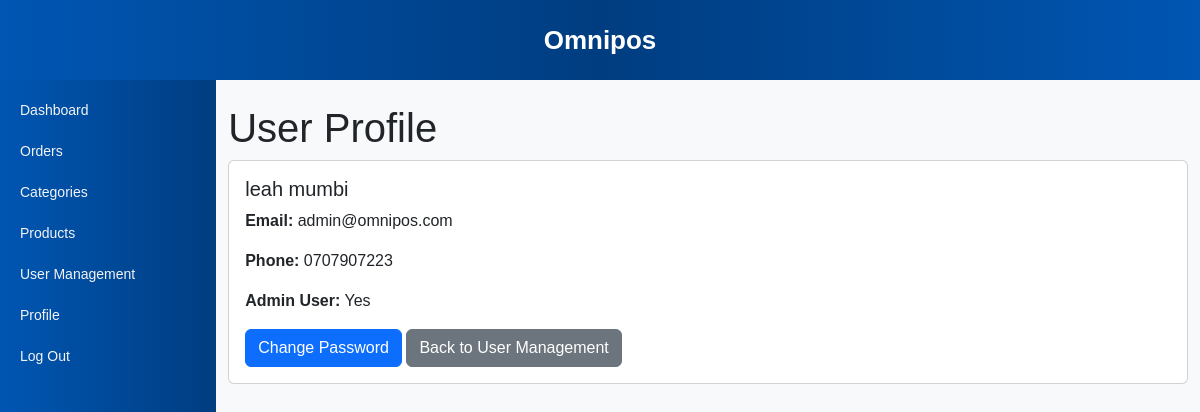
The app's page /profile.php (signed in) with its own data.
### tables this page shows
CREATE TABLE `users` (
  `id` bigint(20) NOT NULL,
  `first_name` text NOT NULL,
  `last_name` text NOT NULL,
  `email` text NOT NULL,
  `phone` text NOT NULL,
  `is_admin` tinyint(1) NOT NULL,
  `password` text NOT NULL
);

### profile.php (the view, shortened to what this page needs)
<?php
include "header.php";
include "config.php";
$user_id = $_SESSION["user_id"];
$sql = "SELECT * FROM users WHERE id = $user_id";
$result = mysqli_query($db, $sql);
$user = null;
if ($result && mysqli_num_rows($result) > 0) {
    $user = mysqli_fetch_assoc($result);
} else {
    echo "<div class='alert alert-danger'>User not found.</div>";
}
?>
<main class="bg-light">
    <div class="container py-4">
        <h1>User Profile</h1>
        <?php if ($user): ?>
            <div class="card">
                <div class="card-body">
                    <h5 class="card-title"><?php echo htmlspecialchars(
                        $user["first_name"] . " " . $user["last_name"]
                    ); ?></h5>
                    <p class="card-text"><strong>Email:</strong> <?php echo htmlspecialchars(
                        $user["email"]
                    ); ?></p>
                    <p class="card-text"><strong>Phone:</strong> <?php echo htmlspecialchars(
                        $user["phone"]
                    ); ?></p>
                    <p class="card-text"><strong>Admin User:</strong> <?php echo $user[
                        "is_admin"
                    ]
                        ? "Yes"
                        : "No"; ?></p>
                    <a href="change_password.php?user_id=<?php echo $user[
                        "id"
                    ]; ?>" class="btn btn-primary">Change Password</a>
                    <?php if (
                        isset($_SESSION["role_user"]) &&
                        $_SESSION["role_user"] == 1
                    ): ?>
                    <a href="user_management.php" class="btn btn-secondary">Back to User Management</a>
                    <?php endif; ?>
                </div>
            </div>
        <?php endif; ?>
    </div>
</main>
<?php include "footer.php"; ?>

### header.php (style rules this page uses)
* { margin: 0; padding: 0; }
body { height: 100vh; display: grid; grid-template-areas: 'header header header header header header header header header header' 'menu main main main main main main main main main'; font-family: Arial, sans-serif; background-color: #f4f4f4; }
main { grid-area: main; height: 90vh; }

### records on screen
users: first_name+last_name "leah mumbi", email "admin@omnipos.com", phone "0707907223"
